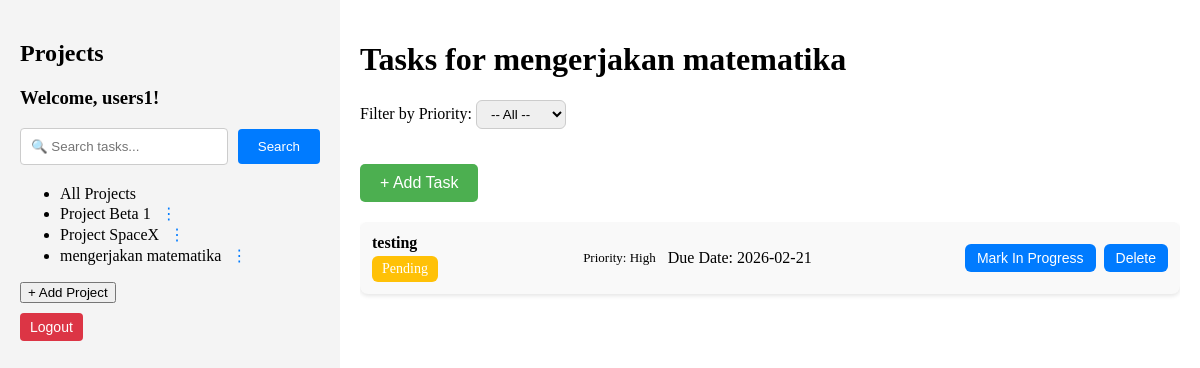
The page /index.php?project_id=88 (signed in) on the database its author committed.
### tables this page shows
CREATE TABLE `users` (
  `id` int NOT NULL,
  `name` varchar(100) NOT NULL,
  `email` varchar(100) NOT NULL,
  `password` varchar(255) NOT NULL,
  `created_at` timestamp NULL DEFAULT CURRENT_TIMESTAMP
);

CREATE TABLE `projects` (
  `id` int NOT NULL,
  `user_id` int NOT NULL,
  `name` varchar(100) NOT NULL,
  `created_at` timestamp NULL DEFAULT CURRENT_TIMESTAMP,
  `slug` varchar(255) DEFAULT NULL
);

CREATE TABLE `tasks` (
  `id` int NOT NULL,
  `project_id` int NOT NULL,
  `user_id` int NOT NULL,
  `name` varchar(255) NOT NULL,
  `is_completed` tinyint(1) DEFAULT '0',
  `created_at` timestamp NULL DEFAULT CURRENT_TIMESTAMP,
  `priority` enum('Low','Medium','High') DEFAULT NULL,
  `due_date` date DEFAULT NULL,
  `completed_at` datetime DEFAULT NULL
);

### index.php (the view, shortened to what this page needs)
<?php
require_once 'private/db.php';
$user_id = $_SESSION['user_id'];
$stmt = $conn->prepare("SELECT name FROM users WHERE id = ?");
$stmt->bind_param("i", $user_id);
$stmt->execute();
$result = $stmt->get_result();
$user = $result->fetch_assoc();
$user_id = $_SESSION['user_id'];
$stmt = $conn->prepare("SELECT * FROM projects WHERE user_id = ?");
$stmt->bind_param("i", $user_id);
$stmt->execute();
$resultProjects = $stmt->get_result();
$user_id = $_SESSION['user_id'] ?? 0;
$project_id = isset($_GET['project_id']) ? (int) $_GET['project_id'] : 0;
$sql = "SELECT tasks.* FROM tasks
        JOIN projects ON tasks.project_id = projects.id
        WHERE projects.user_id = ?";
$params = [$user_id];
$types = "i";
if ($project_id !== 0) {
    $sql .= " AND tasks.project_id = ?";
    $params[] = $project_id;
    $types .= "i";
}
$sql .= " ORDER BY FIELD(tasks.priority, 'High', 'Medium', 'Low')";
$stmt = $conn->prepare($sql);
if (!empty($params)) {
    $stmt->bind_param($types, ...$params);
}
$stmt->execute();
$resultTasks = $stmt->get_result();
$projectName = "All Projects";
if ($project_id > 0) {
    $stmtProject = $conn->prepare("SELECT name FROM projects WHERE id = ? AND user_id = ?");
    $stmtProject->bind_param("ii", $project_id, $user_id);
    $stmtProject->execute();
    $resultProject = $stmtProject->get_result();
    if ($resultProject->num_rows > 0) {
        $projectName = $resultProject->fetch_assoc()['name'];
    } else {
        $projectName = "Unknown Project";
    }
}
$nama_user = $user ? $user['name'] : 'Guest';
?>
<!DOCTYPE html>
<html lang="en">
<head>
    <link rel="stylesheet" href="style.css">
</head>
<body>
    <div class="main-wrapper">
        <aside class="sidebar">
            <h2>Projects</h2>
            <h3>Welcome,
                <?php echo htmlspecialchars($nama_user); ?>!
            </h3>
            <form method="GET" class="task-search-form" style="margin-bottom: 20px; display: flex;">
                <div class="search-wrapper" style="position: relative; flex: 1;">
                    <input type="text" name="search" placeholder="🔍 Search tasks..."
                        class="search-input"
                        value="<?= htmlspecialchars($_GET['search'] ?? '') ?>"
                        style="padding-right: 30px; width: 100%; box-sizing: border-box;">
                </div>
                <button type="submit">
                    Search
                </button>
            </form>
            <ul class="menu" id="project-list">
                <li class="menu-item">
                    <div class="project-item">
                        <span class="project-button <?= $project_id === 0 ? 'active' : '' ?>"
                            onclick="loadAllProjects()">All Projects</span>
                    </div>
                </li>
                <?php while ($project = $resultProjects->fetch_assoc()) { ?>
                    <li class="menu-item">
                        <div class="project-item">
                            <span class="project-button <?= $project_id == $project['id'] ? 'active' : '' ?>"
                                onclick="loadProjectTasks(<?= $project['id']; ?>)">
                                <?= htmlspecialchars($project['name']); ?>
                            </span>
                            <div class="menu-actions">
                                <button class="menu-toggle" onclick="toggleDropdown(<?= $project['id']; ?>)">⋮</button>
                            </div>
                        </div>
                    </li>
                <?php } ?>
            </ul>
            <button class="add-project-btn" onclick="openProjectModal()">+ Add Project</button>
            <?php if (isset($_SESSION['user_id'])) { ?>
                <form method="POST" action="logout.php">
                    <button type="submit" class="logout-btn">Logout</button>
                </form>
            <?php } ?>
        </aside>
        <main class="content">
            <h1>Tasks for
                <?= htmlspecialchars($projectName ?? "Unknown Project"); ?>
            </h1>
            <form method="GET" class="priority-filter-form">
                <label for="priority">Filter by Priority:</label>
                <select name="priority" id="priority" onchange="this.form.submit()">
                    <option value="">-- All --</option>
                </select>
            </form>
            <div class="task-actions-wrapper">
            <?php if ($project_id !== 0) { ?>
                <button class="add-task-btn" onclick="openTaskModal()">+ Add Task</button>
            <?php } ?>
            </div>
            <div class="task-list">
                    <?php if ($resultTasks && $resultTasks->num_rows > 0) { ?>
                        <?php while ($task = $resultTasks->fetch_assoc()) {
                            $status = '';
                            $statusClass = '';
                            switch ($task['is_completed']) {
                                case 0:
                                    $status = 'Pending';
                                    $statusClass = 'pending';
                                    break;
                            }
                            ?>
                            <div class="task-item">
                                <div class="task-header">
                                    <div class="task-name <?= $task['is_completed'] == 2 ? 'completed-task' : ''; ?>">
                                        <a href="index.php?project_id=<?= $task['project_id']; ?>" style="text-decoration: none; color: inherit;">
                                            <?= htmlspecialchars($task['name']); ?>
                                        </a>
                                    </div>
                                    <div class="task-status <?= $statusClass; ?>">
                                        <?= htmlspecialchars($status); ?>
                                    </div>
                                </div>
                                <div class="task-meta">
                                    <span class="task-priority">Priority: <?= htmlspecialchars($task['priority']); ?></span>
                                    <span class="task-due-date">
                                        <?= $task['is_completed'] == 2 ? 'Completed On:' : 'Due Date:' ?>
                                        <?= htmlspecialchars(
                                            $task['is_completed'] == 2
                                            ? ($task['completed_at'] ? date('Y-m-d', strtotime($task['completed_at'])) : 'Unknown')
                                            : ($task['due_date'] ? date('Y-m-d', strtotime($task['due_date'])) : 'Not Set')
                                        ); ?>
                                    </span>
                                </div>
                                <div class="task-actions">
                                    <?php if ($project_id !== 0): ?>
                                        <?php if ($task['is_completed'] == 0): ?>
                                            <button onclick="markTaskAsInProgress(<?= $task['id']; ?>)">Mark In Progress</button>
                                        <?php elseif ($task['is_completed'] == 1): ?>
                                            <button onclick="markTaskAsCompleted(<?= $task['id']; ?>)">Mark as Completed</button>
                                        <?php endif; ?>
                                        <button onclick="confirmDelete(<?= (int) $task['id']; ?>, '<?= htmlspecialchars(addslashes($task['name'])); ?>')">Delete</button>
                                    <?php endif; ?>
                                </div>
                            </div>
                        <?php } ?>
                    <?php } else { ?>
                        <p>No tasks available</p>
                    <?php } ?>
                </div>
        </main>
    </div>
</body>
</html>

### index.php (style rules this page uses)
html, body { height: 100%; min-height: 100vh; margin: 0; }
body { display: flex; flex-direction: column; margin: 0; }
.main-wrapper { flex: 1; display: flex; min-height: 100vh; }
.content { flex: 1; display: flex; flex-direction: column; padding: 20px; overflow: hidden; }
.task-list { flex: 1; overflow-y: auto; margin-top: 20px; }
.task-actions-wrapper { display: flex; justify-content: flex-start; margin-top: 15px; }
.add-task-btn { display: inline-block; width: auto; background-color: #4CAF50; color: white; padding: 10px 20px; font-size: 16px; border: none; cursor: pointer; border-radius: 5px; transition: background-color 0.3s ease; }
.sidebar { width: 300px; background-color: #f4f4f4; padding: 20px; }
.priority-filter-form { margin-bottom: 20px; }
.priority-filter-form select { padding: 5px 10px; border-radius: 6px; border: 1px solid #ccc; }
.logout-btn { width: 100%; padding: 12px; background-color: #dc3545; color: white; border: none; border-radius: 6px; font-size: 16px; cursor: pointer; transition: background-color 0.3s ease; margin-top: 20px; }
.task-item { display: flex; justify-content: space-between; padding: 12px; margin-bottom: 10px; border-radius: 8px; background-color: #f9f9f9; box-shadow: 0 2px 4px rgba(0, 0, 0, 0.1); align-items: center; }
.task-meta { display: flex; align-items: center; gap: 8px; }
.task-priority { font-size: 13px; font-weight: 500; margin-right: 4px; margin-left: -8px; }
.task-item .task-name { font-size: 16px; font-weight: bold; }
.task-item .task-status { font-size: 14px; padding: 5px 10px; border-radius: 6px; color: white; margin-top: 4px; }
.task-item .task-status.pending { background-color: #ffc107; }
.task-item button { background-color: #007bff; color: white; padding: 6px 12px; border: none; border-radius: 6px; cursor: pointer; font-size: 14px; transition: background-color 0.3s ease; }
.task-actions { display: flex; gap: 8px; }
.logout-btn { width: auto; padding: 6px 10px; background-color: #dc3545; color: white; border: none; border-radius: 4px; font-size: 14px; cursor: pointer; transition: background-color 0.3s ease; margin-top: 10px; }
.menu-actions { position: relative; display: inline-block; }
.menu-toggle { background: none; border: none; font-size: 16px; cursor: pointer; color: #007bff; }
.task-search-form { display: flex; align-items: center; gap: 10px; }
.task-search-form input[type="text"] { flex: 1; padding: 10px; border-radius: 4px; border: 1px solid #ccc; box-sizing: border-box; }
.task-search-form button { padding: 10px 20px; background-color: #007bff; color: white; border: none; border-radius: 4px; cursor: pointer; }

### rows shown on the page
users: name "users1"
projects: name "Project Beta 1"
projects: name "Project SpaceX"
projects: name "mengerjakan matematika"
tasks: name "testing", is_completed "Pending", priority "High", shows "Due Date:", due_date "2026-02-21"
